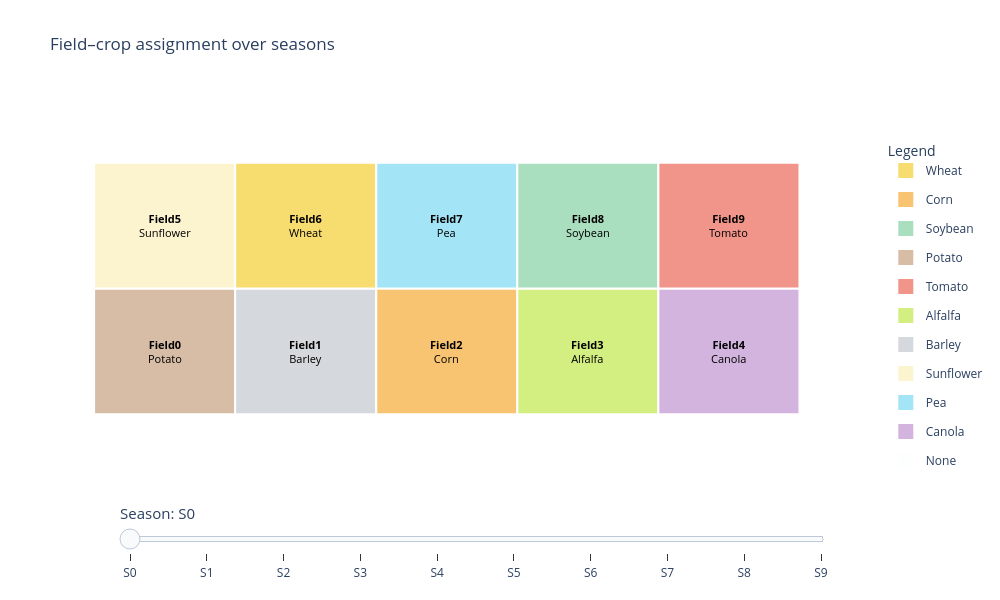

Notebook source saved alongside this figure:
### Markdown cell above
Finally, we can also visualize the field-crop assignments over seasons with an interactive plot.

### Code cell
# --------------------------------------------------------
# Interactive timeline (baseline stable matching)
# --------------------------------------------------------
try:
    plot_interactive_fields(stable_history)
except Exception as e:
    print("Could not show interactive timeline:", e)

### Figure 1 — Plotly figure (JSON) as saved in the notebook; plotly's stock layout.template omitted (floating-point values rounded to 4 significant figures)
{"data": [{"legendgroup": "Wheat", "marker": {"color": "#F7DC6F", "size": 15, "symbol": "square"}, "mode": "markers", "name": "Wheat", "showlegend": true, "type": "scatter", "x": [null], "y": [null]}, {"legendgroup": "Corn", "marker": {"color": "#F8C471", "size": 15, "symbol": "square"}, "mode": "markers", "name": "Corn", "showlegend": true, "type": "scatter", "x": [null], "y": [null]}, {"legendgroup": "Soybean", "marker": {"color": "#A9DFBF", "size": 15, "symbol": "square"}, "mode": "markers", "name": "Soybean", "showlegend": true, "type": "scatter", "x": [null], "y": [null]}, {"legendgroup": "Potato", "marker": {"color": "#D7BDA6", "size": 15, "symbol": "square"}, "mode": "markers", "name": "Potato", "showlegend": true, "type": "scatter", "x": [null], "y": [null]}, {"legendgroup": "Tomato", "marker": {"color": "#F1948A", "size": 15, "symbol": "square"}, "mode": "markers", "name": "Tomato", "showlegend": true, "type": "scatter", "x": [null], "y": [null]}, {"legendgroup": "Alfalfa", "marker": {"color": "#D4EF81", "size": 15, "symbol": "square"}, "mode": "markers", "name": "Alfalfa", "showlegend": true, "type": "scatter", "x": [null], "y": [null]}, {"legendgroup": "Barley", "marker": {"color": "#D5D8DC", "size": 15, "symbol": "square"}, "mode": "markers", "name": "Barley", "showlegend": true, "type": "scatter", "x": [null], "y": [null]}, {"legendgroup": "Sunflower", "marker": {"color": "#FCF3CF", "size": 15, "symbol": "square"}, "mode": "markers", "name": "Sunflower", "showlegend": true, "type": "scatter", "x": [null], "y": [null]}, {"legendgroup": "Pea", "marker": {"color": "#A3E4F7", "size": 15, "symbol": "square"}, "mode": "markers", "name": "Pea", "showlegend": true, "type": "scatter", "x": [null], "y": [null]}, {"legendgroup": "Canola", "marker": {"color": "#D2B4DE", "size": 15, "symbol": "square"}, "mode": "markers", "name": "Canola", "showlegend": true, "type": "scatter", "x": [null], "y": [null]}, {"legendgroup": "None", "marker": {"color": "#FDFEFE", "size": 15, "symbol": "square"}, "mode": "markers", "name": "None", "showlegend": true, "type": "scatter", "x": [null], "y": [null]}], "layout": {"annotations": [{"font": {"color": "black", "size": 11}, "showarrow": false, "text": "<b>Field0</b><br>Potato", "x": 0.5, "y": 0.5}, {"font": {"color": "black", "size": 11}, "showarrow": false, "text": "<b>Field1</b><br>Barley", "x": 1.5, "y": 0.5}, {"font": {"color": "black", "size": 11}, "showarrow": false, "text": "<b>Field2</b><br>Corn", "x": 2.5, "y": 0.5}, {"font": {"color": "black", "size": 11}, "showarrow": false, "text": "<b>Field3</b><br>Alfalfa", "x": 3.5, "y": 0.5}, {"font": {"color": "black", "size": 11}, "showarrow": false, "text": "<b>Field4</b><br>Canola", "x": 4.5, "y": 0.5}, {"font": {"color": "black", "size": 11}, "showarrow": false, "text": "<b>Field5</b><br>Sunflower", "x": 0.5, "y": 1.5}, {"font": {"color": "black", "size": 11}, "showarrow": false, "text": "<b>Field6</b><br>Wheat", "x": 1.5, "y": 1.5}, {"font": {"color": "black", "size": 11}, "showarrow": false, "text": "<b>Field7</b><br>Pea", "x": 2.5, "y": 1.5}, {"font": {"color": "black", "size": 11}, "showarrow": false, "text": "<b>Field8</b><br>Soybean", "x": 3.5, "y": 1.5}, {"font": {"color": "black", "size": 11}, "showarrow": false, "text": "<b>Field9</b><br>Tomato", "x": 4.5, "y": 1.5}], "height": 600, "legend": {"title": {"text": "Legend"}, "x": 1.02, "xanchor": "left", "y": 0.9, "yanchor": "top"}, "plot_bgcolor": "white", "shapes": [{"fillcolor": "#D7BDA6", "line": {"color": "white", "width": 2}, "type": "rect", "x0": 0, "x1": 1, "y0": 0, "y1": 1}, {"fillcolor": "#D5D8DC", "line": {"color": "white", "width": 2}, "type": "rect", "x0": 1, "x1": 2, "y0": 0, "y1": 1}, {"fillcolor": "#F8C471", "line": {"color": "white", "width": 2}, "type": "rect", "x0": 2, "x1": 3, "y0": 0, "y1": 1}, {"fillcolor": "#D4EF81", "line": {"color": "white", "width": 2}, "type": "rect", "x0": 3, "x1": 4, "y0": 0, "y1": 1}, {"fillcolor": "#D2B4DE", "line": {"color": "white", "width": 2}, "type": "rect", "x0": 4, "x1": 5, "y0": 0, "y1": 1}, {"fillcolor": "#FCF3CF", "line": {"color": "white", "width": 2}, "type": "rect", "x0": 0, "x1": 1, "y0": 1, "y1": 2}, {"fillcolor": "#F7DC6F", "line": {"color": "white", "width": 2}, "type": "rect", "x0": 1, "x1": 2, "y0": 1, "y1": 2}, {"fillcolor": "#A3E4F7", "line": {"color": "white", "width": 2}, "type": "rect", "x0": 2, "x1": 3, "y0": 1, "y1": 2}, {"fillcolor": "#A9DFBF", "line": {"color": "white", "width": 2}, "type": "rect", "x0": 3, "x1": 4, "y0": 1, "y1": 2}, {"fillcolor": "#F1948A", "line": {"color": "white", "width": 2}, "type": "rect", "x0": 4, "x1": 5, "y0": 1, "y1": 2}], "sliders": [{"active": 0, "currentvalue": {"font": {"size": 15}, "prefix": "Season: ", "visible": true}, "len": 0.9, "pad": {"b": 10, "t": 60}, "steps": [{"args": [["0"], {"frame": {"duration": 300, "redraw": true}, "mode": "immediate"}], "label": "S0", "method": "animate"}, {"args": [["1"], {"frame": {"duration": 300, "redraw": true}, "mode": "immediate"}], "label": "S1", "method": "animate"}, {"args": [["2"], {"frame": {"duration": 300, "redraw": true}, "mode": "immediate"}], "label": "S2", "method": "animate"}, {"args": [["3"], {"frame": {"duration": 300, "redraw": true}, "mode": "immediate"}], "label": "S3", "method": "animate"}, {"args": [["4"], {"frame": {"duration": 300, "redraw": true}, "mode": "immediate"}], "label": "S4", "method": "animate"}, {"args": [["5"], {"frame": {"duration": 300, "redraw": true}, "mode": "immediate"}], "label": "S5", "method": "animate"}, {"args": [["6"], {"frame": {"duration": 300, "redraw": true}, "mode": "immediate"}], "label": "S6", "method": "animate"}, {"args": [["7"], {"frame": {"duration": 300, "redraw": true}, "mode": "immediate"}], "label": "S7", "method": "animate"}, {"args": [["8"], {"frame": {"duration": 300, "redraw": true}, "mode": "immediate"}], "label": "S8", "method": "animate"}, {"args": [["9"], {"frame": {"duration": 300, "redraw": true}, "mode": "immediate"}], "label": "S9", "method": "animate"}], "x": 0.05, "xanchor": "left", "y": 0.1, "yanchor": "top"}], "title": {"text": "Field–crop assignment over seasons"}, "width": 1000, "xaxis": {"range": [-0.1, 5.5], "showgrid": false, "showticklabels": false, "zeroline": false}, "yaxis": {"range": [-0.5, 2.5], "showgrid": false, "showticklabels": false, "zeroline": false}}}
